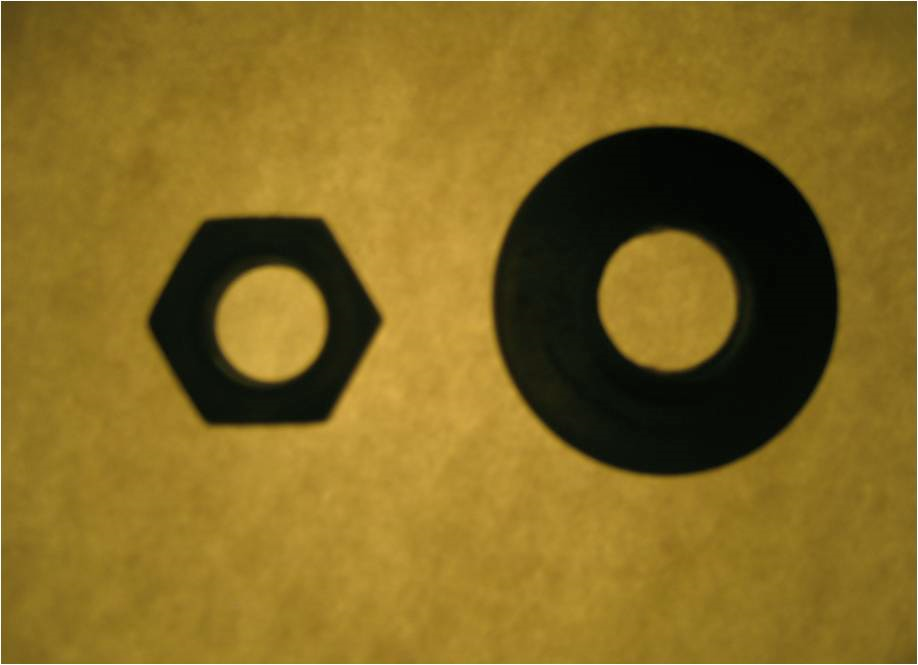
%> input picture HW1/nut_and_shell.png, 918 x 665 px
$ octave Q_4b.m   (GNU Octave 9; MATLAB toolbox functions it lacks are replaced by stand-ins)
%> lines starting %> are read from the running program, lines starting %| are printed output that depends on the picture; in (x1, y1, x2, y2) boxes, pixels count from 0 and x2, y2 are one past the last pixel; in counts of white or black regions, pixels touching at a corner belong together; the program's own positions count from 1
B= imread('nut_and_shell.png');
%> B is the input picture: size 665x918x3 uint8; mean R, G, B 131.8, 106, 34.8
I= rgb2gray(B);
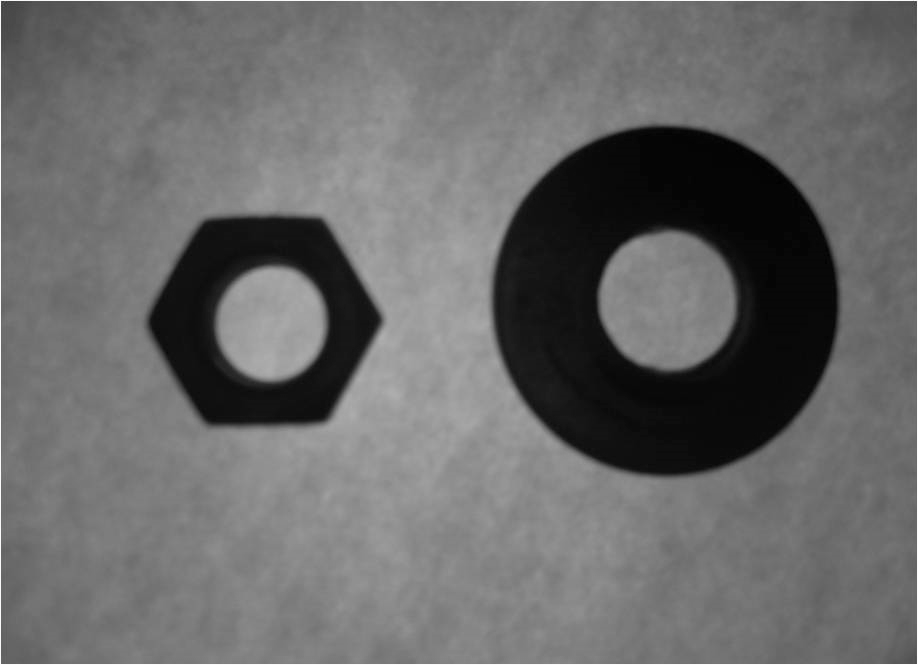
%> I: size 665x918 uint8; min 0, max 254, mean 105.6

U1= im2bw(I,(20/255));
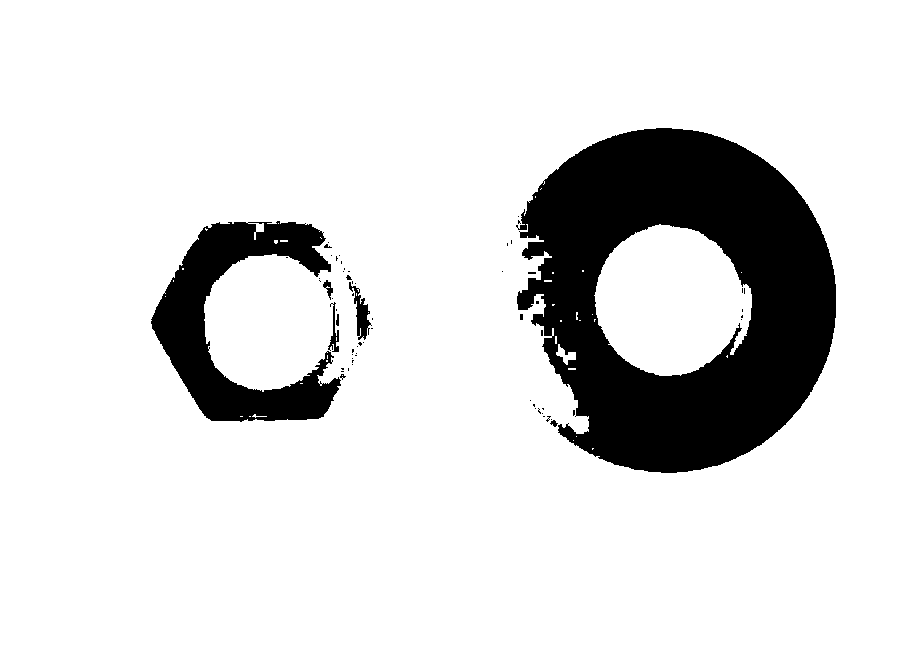
%> U1: size 665x918 logical; 86.5% white; 65 black regions (58 under 20 px), largest, box (x1, y1, x2, y2) and area: (516, 128, 836, 473) 65998, (151, 221, 341, 422) 15518, (349, 282, 372, 340) 500
O1= im2bw(I,(130/255));
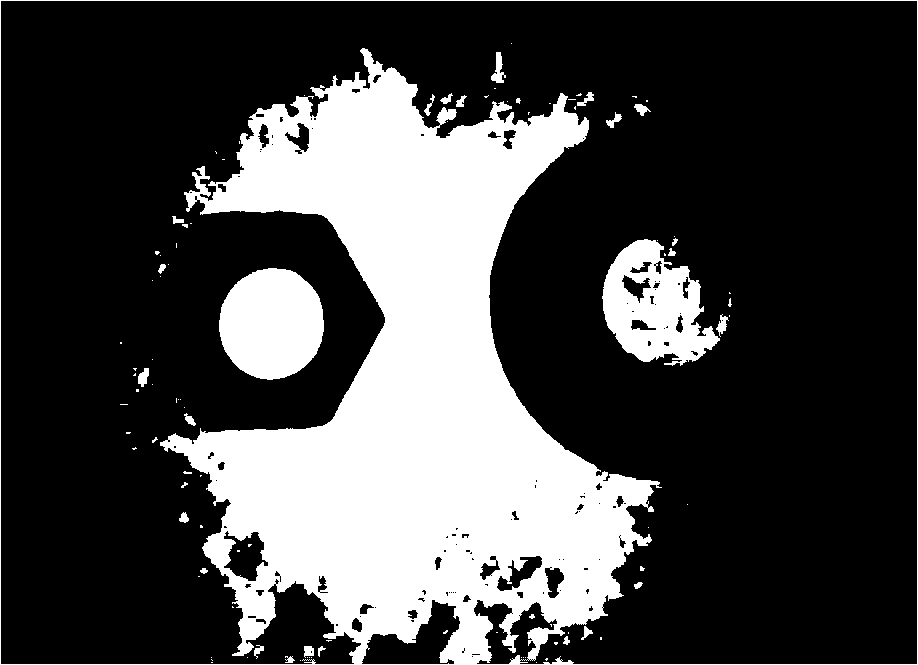
%> O1: size 665x918 logical; 27.2% white; 103 white regions (73 under 20 px), largest, box (x1, y1, x2, y2) and area: (0, 0, 918, 665) 145792, (219, 268, 324, 380) 9214, (602, 239, 720, 366) 8614
C1= im2bw(I,(50/255));
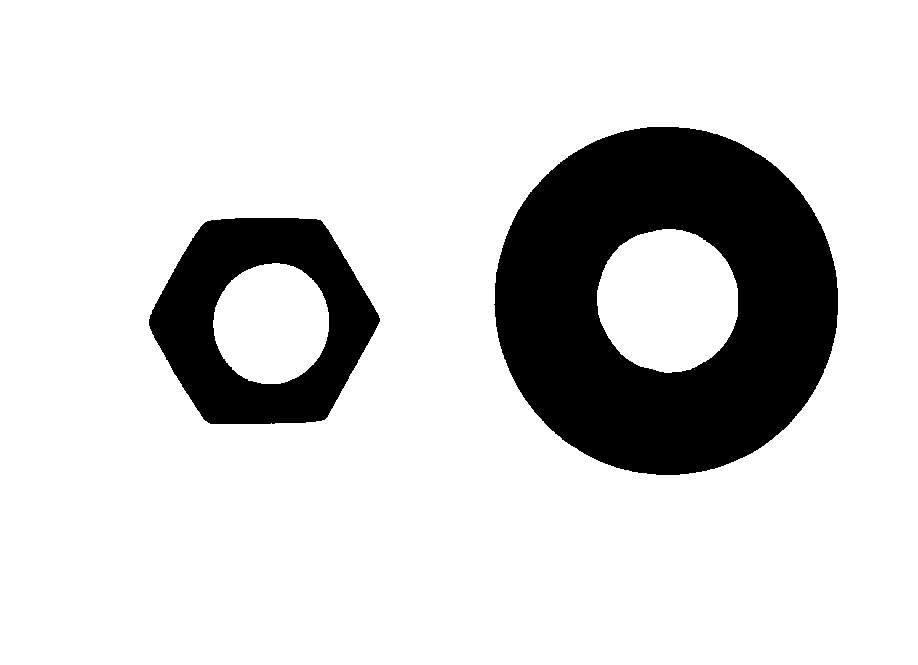
%> C1: size 665x918 logical; 83.1% white; 2 black regions, box (x1, y1, x2, y2) and area: (494, 127, 838, 475) 78178, (149, 218, 380, 424) 25159

L = bwlabel(~C1);
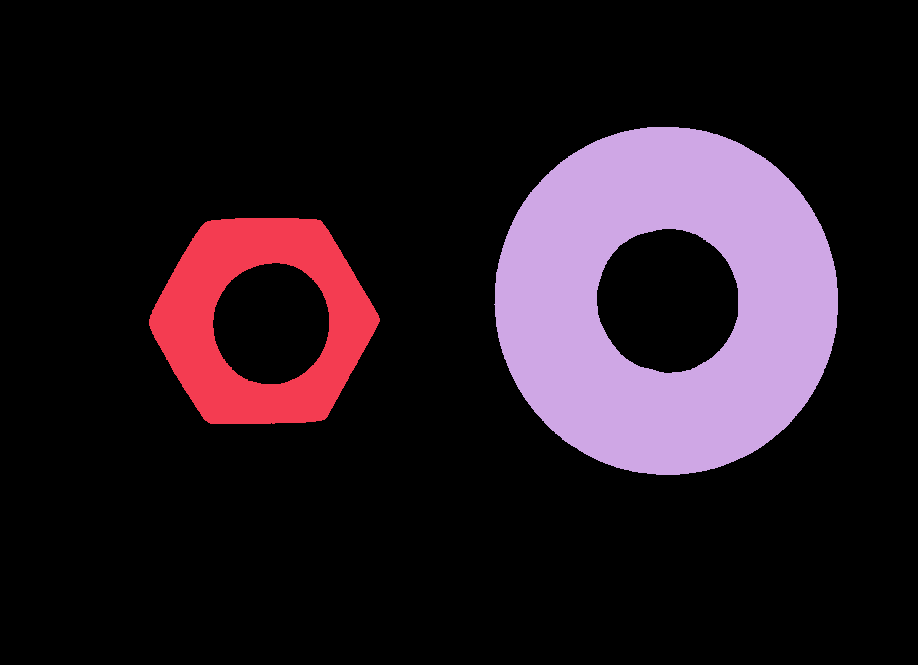
%> L: size 665x918 double; 3 distinct labels, from 0 to 2; one colour per label, 0 black
 s = regionprops(L,'Area', 'centroid');
%> s = 2 regions; Area and Centroid: 78178 [666.6 301.4], 25159 [260.4 320.5]
 centroids = cat(1, s.Centroid);
%> centroids = [260.4 320.5; 666.6 301.4]
 area = cat(1, s.Area);
%> area = [25159; 78178]
 imshow(C1)
 hold on
 plot(centroids(1,1), centroids(1,2), 'x');
 plot(centroids(2,1), centroids(2,2), '+');
 hA= sprintf('Area of hex is %0.2d',area(1));
%> hA = 'Area of hex is 25159'
 sA= sprintf('Area of shell is %0.2d',area(2));
%> sA = 'Area of shell is 78178'
 legend('centroid of nut','centroid of shell');
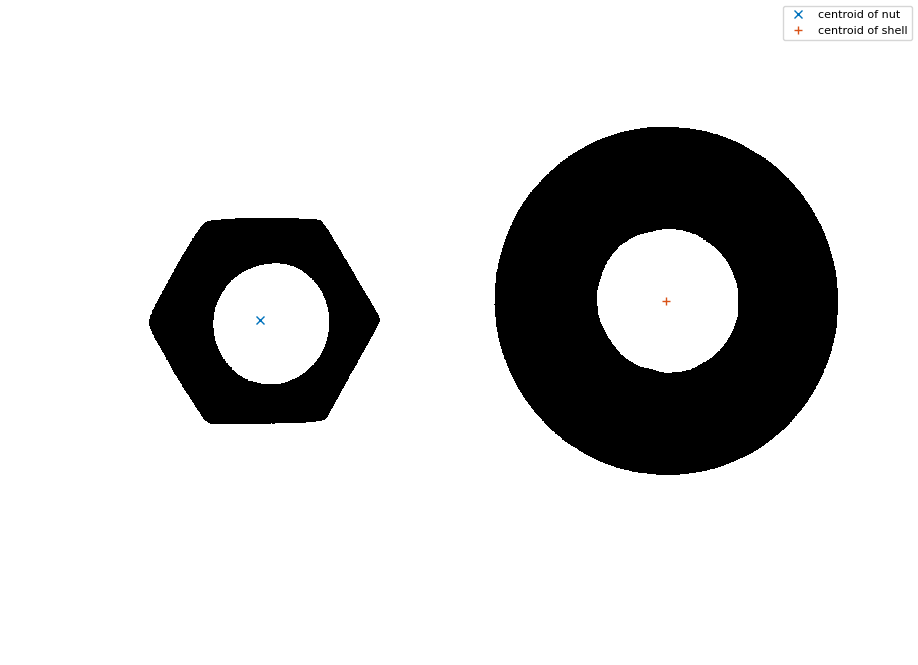
%> figure redrawn from the program's plot data

 hold off
